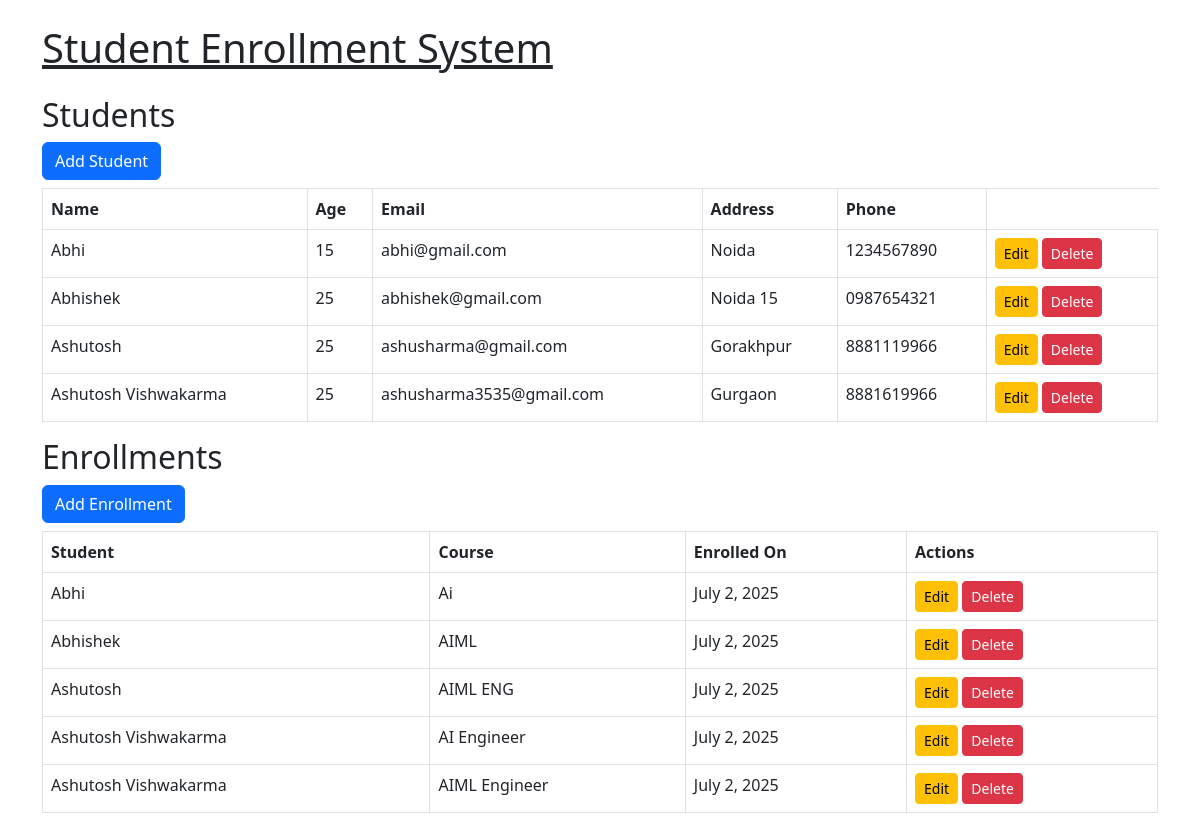
The page / on the database its author committed.
### main/models.py (models this page shows, shortened)
class Student(models.Model):
    name = models.CharField(max_length=100)
    age = models.PositiveIntegerField(validators=[MinValueValidator(15), MaxValueValidator(100)])
    email = models.EmailField(unique=True)
    address = models.TextField(blank=True, null=True)
    phone_number = models.CharField(validators=[phone_regex], max_length=10, blank=True, null=True, unique=True)
    class Meta:
        ordering = ['name']

class Enrollment(models.Model):
    student = models.ForeignKey(Student, on_delete=models.CASCADE)
    course_name = models.CharField(max_length=50)
    enrolled_on = models.DateField(auto_now_add=True)
    class Meta:
        ordering = ['-enrolled_on']

### main/views.py (the view)
# urls.py: path('', views.home, name='home'),
def home(request):
    students = Student.objects.all()
    enrollments = Enrollment.objects.all()
    return render(request, 'main/home.html', {'students': students, 'enrollments' : enrollments})

### main/templates/main/home.html (shortened to what this page needs)
{% extends 'main/base.html' %}
{% block content %}
<h2>Students</h2>
<a href="{% url 'add_student' %}" class="btn btn-primary mb-2">Add Student</a>
<table class="table table-bordered">
    <thead>
        <tr>
            <th>Name</th><th>Age</th><th>Email</th><th>Address</th><th>Phone</th>
        </tr>
    </thead>
    <tbody>
        {% for student in students %}
        <tr>
            <td>{{ student.name }}</td>
            <td>{{ student.age }}</td>
            <td>{{ student.email }}</td>
            <td>{{ student.address }}</td>
            <td>{{ student.phone_number }}</td>
            <td>
                <a href="{% url 'edit_student' student.id %}" class="btn btn-sm btn-warning">Edit</a>
                <a href="{% url 'delete_student' student.id %}" class="btn btn-sm btn-danger"
                   onclick="return confirm('Are you sure?')">Delete</a>
            </td>
        </tr>
        {% empty %}
        <tr><td colspan="5">No students available.</td></tr>
        {% endfor %}
    </tbody>
</table>
<h2>Enrollments</h2>
<a href="{% url 'add_enrollment' %}" class="btn btn-primary mb-2">Add Enrollment</a>
<table class="table table-bordered">
    <thead>
        <tr>
            <th>Student</th><th>Course</th><th>Enrolled On</th><th>Actions</th>
        </tr>
    </thead>
    <tbody>
        {% for enrollment in enrollments %}
        <tr>
            <td>{{ enrollment.student.name }}</td>
            <td>{{ enrollment.course_name }}</td>
            <td>{{ enrollment.enrolled_on }}</td>
            <td>
                <a href="{% url 'edit_enrollment' enrollment.id %}" class="btn btn-sm btn-warning">Edit</a>
                <a href="{% url 'delete_enrollment' enrollment.id %}" class="btn btn-sm btn-danger"
                   onclick="return confirm('Are you sure?')">Delete</a>
            </td>
        </tr>
        {% empty %}
        <tr><td colspan="4">No enrollments available.</td></tr>
        {% endfor %}
    </tbody>
</table>
{% endblock %}

### main/templates/main/base.html (shortened to what this page needs)
<!DOCTYPE html>
<html lang="en">
<head>
    <link rel="stylesheet" href="https://cdn.jsdelivr.net/npm/bootstrap@5.3.0/dist/css/bootstrap.min.css">
</head>
<body>
<div class="container mt-4">
    <h1 class="mb-4"><u>Student Enrollment System</u></h1>
    {% block content %}
    {% endblock %}
</div>
</body>
</html>

### rows shown on the page
Student: name "Abhi", age "15", email "abhi@gmail.com", address "Noida", phone_number "1234567890"
Student: name "Abhishek", age "25", email "abhishek@gmail.com", address "Noida 15", phone_number "0987654321"
Student: name "Ashutosh", age "25", email "ashusharma@gmail.com", address "Gorakhpur", phone_number "8881119966"
Student: name "Ashutosh Vishwakarma", age "25", email "ashusharma3535@gmail.com", address "Gurgaon", phone_number "8881619966"
Enrollment: student.name "Abhi", course_name "Ai", enrolled_on "July 2, 2025"
Enrollment: student.name "Abhishek", course_name "AIML", enrolled_on "July 2, 2025"
Enrollment: student.name "Ashutosh", course_name "AIML ENG", enrolled_on "July 2, 2025"
Enrollment: student.name "Ashutosh Vishwakarma", course_name "AI Engineer", enrolled_on "July 2, 2025"
Enrollment: student.name "Ashutosh Vishwakarma", course_name "AIML Engineer", enrolled_on "July 2, 2025"
